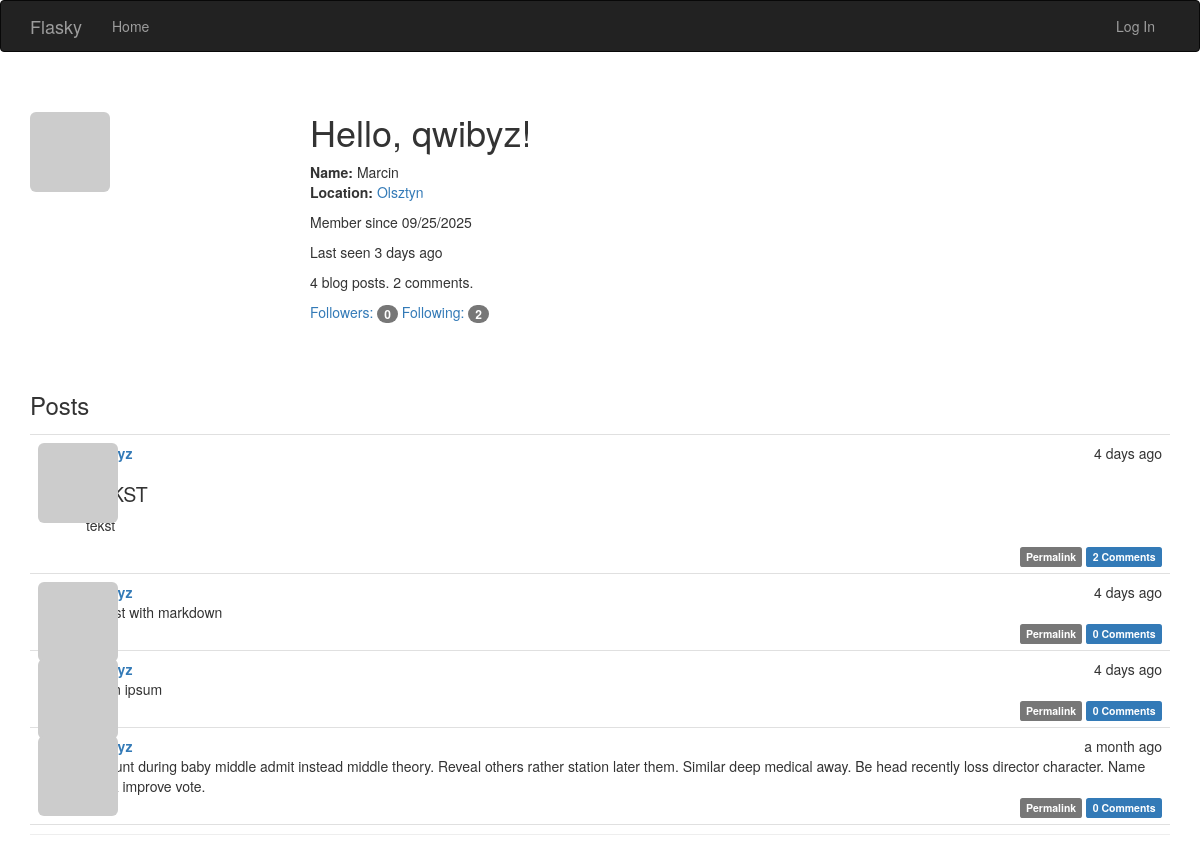
/user/qwibyz, run on the app's committed database.
### app/models.py (models this page shows, shortened)
class User(UserMixin, db.Model):
    __tablename__ = 'users'
    id = db.Column(db.Integer, primary_key=True)
    email = db.Column(db.String(64), unique=True, index=True)
    username = db.Column(db.String(64), unique=True, index=True)
    role_id = db.Column(db.Integer, db.ForeignKey('roles.id'))
    password_hash = db.Column(db.String(128))
    confirmed = db.Column(db.Boolean, default=False)
    name = db.Column(db.String(64))
    location = db.Column(db.String(64))
    about_me = db.Column(db.Text())
    member_since = db.Column(db.DateTime(timezone=True), default=lambda: datetime.now(timezone.utc))
    last_seen = db.Column(db.DateTime(timezone=True), default=lambda: datetime.now(timezone.utc))
    avatar_hash = db.Column(db.String(32))
    posts = db.relationship('Post', backref='author', lazy='dynamic')
    followed = db.relationship('Follow',
                               foreign_keys=[Follow.follower_id],
                               backref=db.backref('follower', lazy='joined'),
                               lazy='dynamic',
                               cascade='all, delete-orphan')
    followers = db.relationship('Follow',
                                foreign_keys=[Follow.followed_id],
                                backref=db.backref('followed', lazy='joined'),
                                lazy='dynamic',
                                cascade='all, delete-orphan')
    comments = db.relationship('Comment', backref='author', lazy='dynamic')
    def gravatar_hash(self):
        return hashlib.md5(self.email.lower().encode('utf-8')).hexdigest()
    @property
    def password(self):
        raise AttributeError('Password is not a readable attribute')
    def gravatar(self, size=100, default='identicon', rating='g'):
        url = 'https://secure.gravatar.com/avatar'
        hash = self.avatar_hash or self.gravatar_hash()
        return f'{url}/{hash}?s={size}&d={default}&r={rating}'.format(
            url=url, hash=hash, size=size, default=default, rating=rating)

class Post(db.Model):
    __tablename__ = 'posts'
    id = db.Column(db.Integer, primary_key=True)
    body = db.Column(db.Text)
    body_html = db.Column(db.Text)
    timestamp = db.Column(db.DateTime, index=True, default=datetime.now(timezone.utc))
    author_id = db.Column(db.Integer, db.ForeignKey('users.id'))
    comments = db.relationship('Comment', backref='post', lazy='dynamic')

### app/main/views.py (the view)
@main.route('/user/<username>')
def user(username):
    user = User.query.filter_by(username=username).first_or_404()
    if user is None:
        abort(404)
    posts = user.posts.order_by(Post.timestamp.desc()).all()
    return render_template('user.html', user=user, posts=posts)

### app/auth/views.py (called while the page is built)
@auth.before_app_request
def before_request():
    if current_user.is_authenticated \
            and not current_user.confirmed \
            and request.blueprint != 'auth' \
            and request.endpoint != 'static':
        return redirect(url_for('auth.unconfirmed'))

### app/main/__init__.py (called while the page is built)
@main.app_context_processor
def inject_permissions():
    return dict(Permission=Permission)

### app/models.py (called while the page is built)
    def can(self, permissions):
        return False

    def is_administrator(self):
        return False

### app/templates/user.html (shortened to what this page needs)
{% extends "base.html" %}
{% import "_macros.html" as macros %}
{% block page_content %}
<div class="page-header">
    <img class="img-rounded profile-thumbnail" src="{{ user.gravatar(size=256) }}">
    <div class="profile-header">
        <h1>Hello, {{ user.username }}!</h1>
        {% if user.name or user.location %}
        <p>
            {% if user.name %}<strong>Name:</strong> {{ user.name }}{% endif %}
            {% if user.location %}
            <br><strong>Location:</strong>
            <a href="http://maps.google.com/?q={{ user.location }}">
                {{ user.location }}
            </a>
            {% endif %}
        </p>
        {% endif %}
        <p>Member since {{ moment(user.member_since).format('L') }}</p>
        <p>Last seen {{ moment(user.last_seen).fromNow() }}</p>
        <p>{{ user.posts.count() }} blog posts. {{ user.comments.count() }} comments.</p>
        <p>
            <a href="{{ url_for('.followers', username=user.username) }}">Followers: <span class="badge">{{ user.followers.count() }}</span></a>
            <a href="{{ url_for('.followed_by', username=user.username) }}">Following: <span class="badge">{{ user.followed.count() }}</span></a>
        </p>
    </div>
    <h3>Posts</h3>
    {% include '_posts.html' %}
</div>
{% endblock %}

### app/templates/base.html (shortened to what this page needs)
{% extends "bootstrap/base.html" %}
{% block head %}
{{ super() }}
<link rel="stylesheet" type="text/css" href="{{ url_for('static', filename='styles.css') }}">
{% endblock %}
{% block navbar %}
<div class="navbar navbar-inverse" role="navigation">
    <div class="container">
        <div class="navbar-header">
            <a class="navbar-brand" href="/">Flasky</a>
        </div>
        <div class="navbar-collapse collapse">
            <ul class="nav navbar-nav">
                <li><a href="/">Home</a></li>
            </ul>
            <ul class="nav navbar-nav navbar-right">
                {% if current_user.is_authenticated %}
                <li><a href="#">Logged in as {{ current_user.username }}</a></li>
                <li><a href="{{ url_for('auth.logout') }}">Log Out</a></li>
                {% else %}
                <li><a href="{{ url_for('auth.login') }}">Log In</a></li>
                {% endif %}
        </div>
    </div>
</div>
{% endblock %}
{% block content %}
<div class="container">
    {% block page_content %}{% endblock %}
</div>
{% endblock %}

### app/templates/_posts.html (shortened to what this page needs)
<ul class="posts">
    {% for post in posts %}
    <li class="post">
        <div class="post-thumbnail">
            <a href="{{ url_for('.user', username=post.author.username) }}">
                <img class="img-rounded profile-thumbnail" src="{{ post.author.gravatar(size=40) }}">
            </a>
        </div>
        <div class="post-content">
            <div class="post-date">{{ moment(post.timestamp).fromNow() }}</div>
            <div class="post-author"><a href="{{ url_for('.user', username=post.author.username) }}">{{ post.author.username }}</a></div>
            <div class="post-body">
            {% if post.body_html %}
                {{ post.body_html | safe }}
            {% else %}
                {{ post.body }}
            {% endif %}
            </div>
            <div class="post-footer">
                <a href="{{ url_for('.post', id=post.id) }}">
                    <span class="label label-default">Permalink</span>
                </a>
                <a href="{{ url_for('.post', id=post.id) }}#comments">
                    <span class="label label-primary">{{ post.comments.count() }} Comments</span>
                </a>
            </div>
        </div>
    </li>
    {% endfor %}
</ul>

### app/static/styles.css (style rules this page uses)
.profile-thumbnail { position: absolute; }
.profile-header { min-height: 260px; margin-left: 280px; }
ul.posts { list-style-type: none; padding: 0px; margin: 16px 0px 0px 0px; border-top: 1px solid #e0e0e0; }
ul.posts li.post { padding: 8px; border-bottom: 1px solid #e0e0e0; }
div.post-date { float: right; }
div.post-author { font-weight: bold; }
div.post-thumbnail { position: absolute; }
div.post-content { margin-left: 48px; min-height: 48px; }
div.post-footer { text-align: right; }
.post-body h1 { font-size: 140%; }

### data on the page
User: username "qwibyz", name "Marcin", location "Olsztyn", member_since "09/25/2025", last_seen "3 days ago"
Post: timestamp "4 days ago", body_html "tekst", comments.count "2"
Post: timestamp "4 days ago", body "# Post with markdown", comments.count "0"
Post: timestamp "4 days ago", body "lorem ipsum", comments.count "0"
Post: timestamp "a month ago", body "Amount during baby middle admit instead middle theory. Reveal others rather station later them. Similar deep medical away. Be head recently loss director character. Name stock improve vote.", comments.count "0"

### other printed values
{{ user.posts.count() }} "4"
{{ user.comments.count() }} "2"
{{ user.followers.count() }} "0"
{{ user.followed.count() }} "2"
